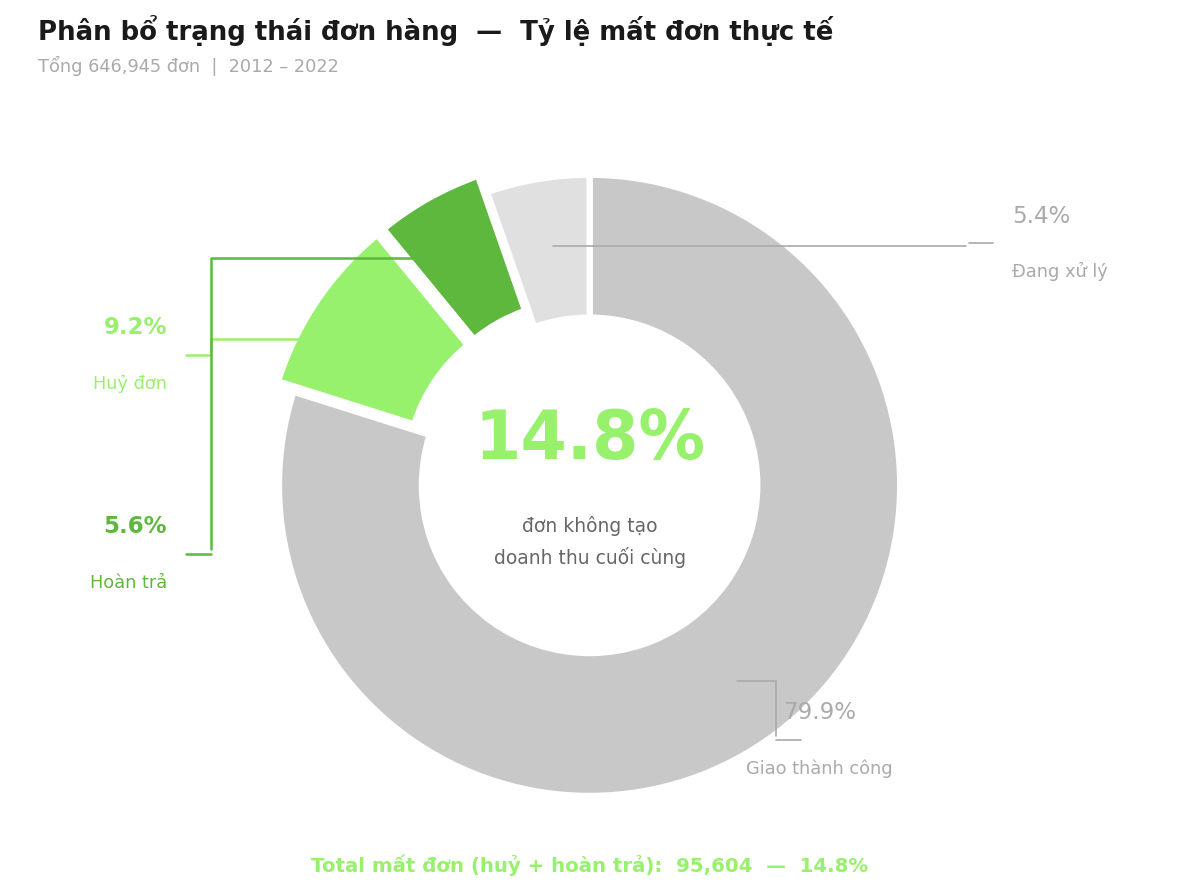

The script that saved this image:
import sys, io
sys.stdout = io.TextIOWrapper(sys.stdout.buffer, encoding='utf-8')

import matplotlib.pyplot as plt
import numpy as np

total     = 646_945
delivered = 516_716
cancelled =  59_462
returned  =  36_142
inflight  =  34_625

loss_n   = cancelled + returned
loss_pct = loss_n / total * 100

sizes  = [delivered, cancelled, returned, inflight]
labels = ['Giao thành công', 'Huỷ đơn', 'Hoàn trả', 'Đang xử lý']
pcts   = [s / total * 100 for s in sizes]

C_HI    = '#98f16d'
C_HI2   = '#5db83d'
C_GRAY  = '#c8c8c8'
C_LGRAY = '#e0e0e0'
C_TXT   = '#1a1a1a'
C_MID   = '#666666'
C_MUTED = '#aaaaaa'
C_BG    = '#ffffff'
colors  = [C_GRAY, C_HI, C_HI2, C_LGRAY]

fig, ax = plt.subplots(figsize=(8, 6), facecolor=C_BG)
ax.set_facecolor(C_BG)
ax.set_aspect('equal')

wedges, _ = ax.pie(
    sizes,
    colors=colors,
    startangle=90,
    counterclock=False,
    wedgeprops=dict(width=0.46, edgecolor=C_BG, linewidth=3),
)

for i in (1, 2):
    ang = np.radians((wedges[i].theta1 + wedges[i].theta2) / 2)
    wedges[i].set_center((0.06 * np.cos(ang), 0.06 * np.sin(ang)))

ax.text(0, 0.15, f'{loss_pct:.1f}%',
        ha='center', va='center', fontsize=32, fontweight='bold', color=C_HI)
ax.text(0, -0.18, 'đơn không tạo\ndoanh thu cuối cùng',
        ha='center', va='center', fontsize=9, color=C_MID, linespacing=1.65)

def mid_ang(w):
    return np.radians((w.theta1 + w.theta2) / 2)

R_INNER = 0.78   # just outside outer edge of donut
R_OUTER = 1.05   # elbow point

text_pos = {
    0: ( 0.68, -0.82, 'center'),   # Delivered  → lower area
    1: (-1.30,  0.42, 'right'),    # Cancelled  → mid-left
    2: (-1.30, -0.22, 'right'),    # Returned   → lower-left
    3: ( 1.30,  0.78, 'left'),     # In-flight  → upper-right
}
bold_set = {1, 2}

for i, wedge in enumerate(wedges):
    ang   = mid_ang(wedge)
    cx, cy = wedge.center   # offset if exploded

    xe = cx + R_INNER * np.cos(ang)
    ye = cy + R_INNER * np.sin(ang)

    xt, yt, ha = text_pos[i]

    bold  = i in bold_set
    col   = {0: C_MUTED, 1: C_HI, 2: C_HI2, 3: C_MUTED}[i]
    fw    = 'bold' if bold else 'normal'
    lw    = 1.2 if bold else 0.8

    xm = xt + (0.08 if xt < 0 else -0.08)   # elbow x (near text)
    ax.annotate('',
        xy=(xe, ye), xytext=(xm, yt),
        arrowprops=dict(arrowstyle='-', color=col, lw=lw,
                        connectionstyle='angle,angleA=90,angleB=0,rad=0'))
    ax.plot([xm, xt], [yt, yt], color=col, lw=lw, solid_capstyle='round')

    ax.text(xt + (0.06 if xt > 0 else -0.06), yt + 0.09,
            f'{pcts[i]:.1f}%',
            ha=ha, va='center', fontsize=11, fontweight=fw, color=col)
    ax.text(xt + (0.06 if xt > 0 else -0.06), yt - 0.09,
            labels[i],
            ha=ha, va='center', fontsize=8.5, color=col)

ax.set_xlim(-1.85, 1.85)
ax.set_ylim(-1.25, 1.30)
ax.axis('off')

ax.text(0, -1.22,
        f'Total mất đơn (huỷ + hoàn trả):  {loss_n:,}  —  {loss_pct:.1f}%',
        ha='center', va='center', fontsize=9.5, color=C_HI, fontweight='bold')

fig.text(0.04, 0.98,
         'Phân bổ trạng thái đơn hàng  —  Tỷ lệ mất đơn thực tế',
         fontsize=12.5, fontweight='bold', color=C_TXT, va='top')
fig.text(0.04, 0.935,
         f'Tổng {total:,} đơn  |  2012 – 2022',
         fontsize=8.5, color=C_MUTED, va='top')

plt.tight_layout(rect=[0, 0, 1, 0.93])
plt.savefig('chart_order_loss.png', dpi=150, bbox_inches='tight', facecolor=C_BG)
print('Saved.')
